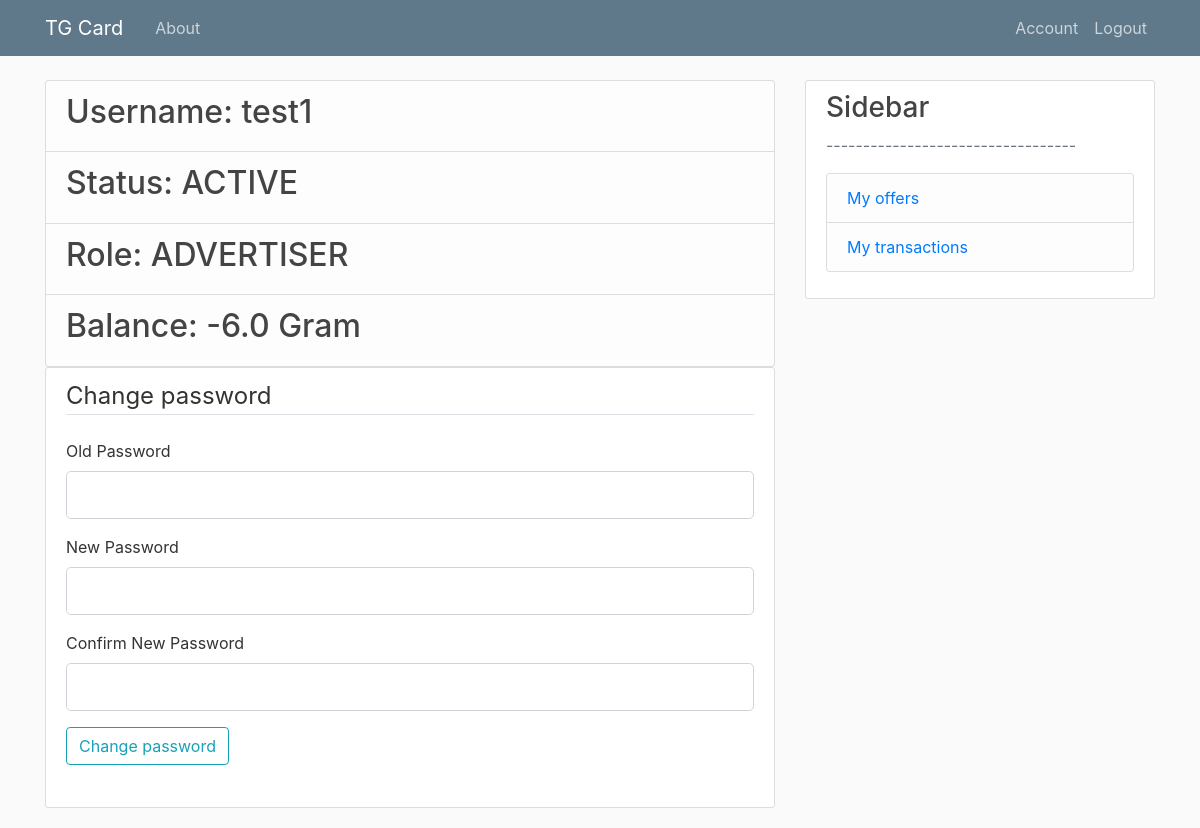
Page /account (signed in) on the earlier database version.
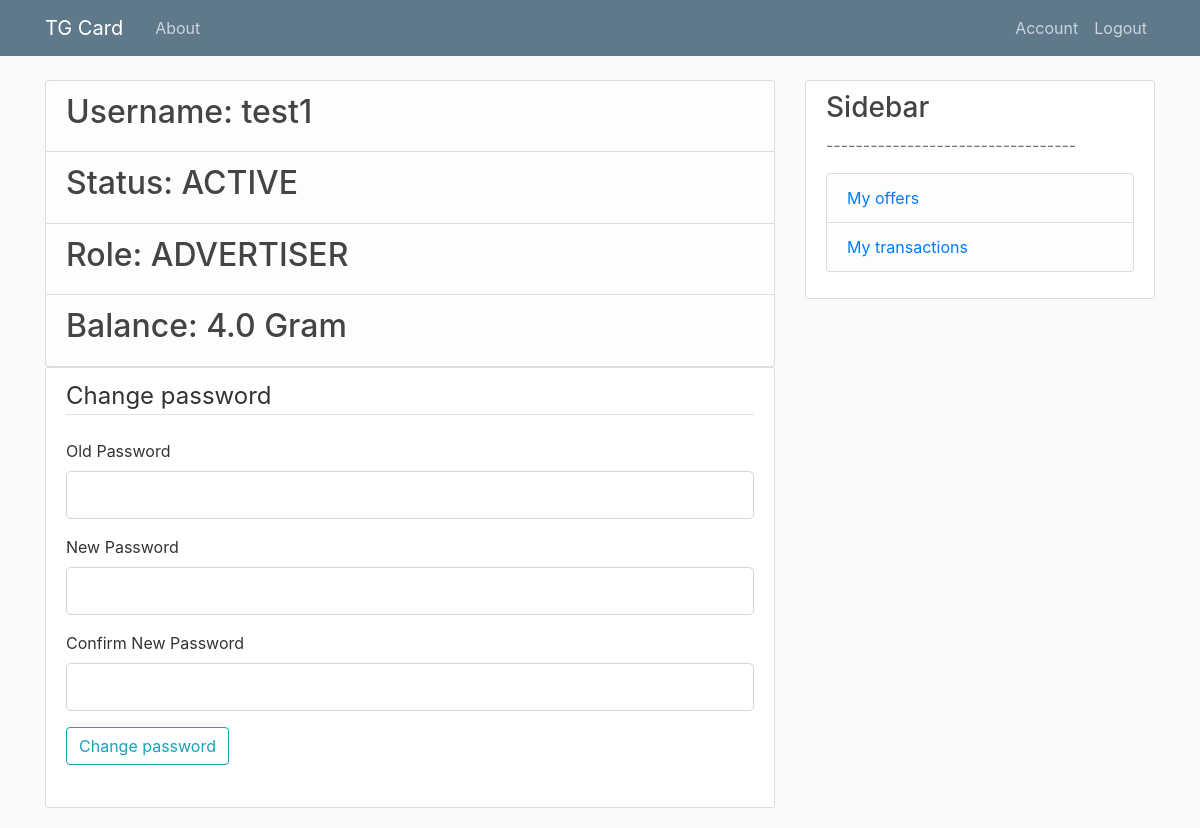
Same page on the later database version.
### models.py (models this page shows, shortened)
class User(db.Model, UserMixin):
    id = db.Column(db.Integer, primary_key=True)
    username = db.Column(db.String, index=True, unique=True, nullable=False) # unique user id in telegram
    password = db.Column(db.String, nullable=False)
    role = db.Column(db.Integer, nullable=False) # advert. \ affil. \ moder. \ admin
    status = db.Column(db.String, index=True, nullable=False) # active \ inactive
    balance = db.Column(db.Float, index=True, default=0)
    channels = db.relationship('Channel', backref='user', lazy=True)
    offers = db.relationship('Offer', backref='user', lazy=True)
    tasks = db.relationship('Task', backref='user', lazy=True)
    transactionsAdv = db.relationship('Transaction', backref='userAdv', foreign_keys='Transaction.advId', lazy=True)
    transactionsAff = db.relationship('Transaction', backref='userAff', foreign_keys='Transaction.affId', lazy=True)

### routes.py (the view, shortened to what this page needs)
@app.route("/account", methods=['GET', 'POST'])
@login_required
def account():
    form = ChangePassForm()
    return render_template('account.html', title='Account', form=form)

### forms.py
class ChangePassForm(FlaskForm):
    passwordOld = PasswordField('Old Password', validators=[DataRequired()])
    passwordNew = PasswordField('New Password', validators=[DataRequired()])
    confirm_passwordNew = PasswordField('Confirm New Password',
                                     validators=[DataRequired(), EqualTo('passwordNew')])
    submit = SubmitField('Change password')

### models.py (called while the page is built)
@login_manager.user_loader
def load_user(user_id):
    return User.query.get(int(user_id))

### templates/account.html (shortened to what this page needs)
{% extends "layout.html" %}
{% block content %}
    <ul class="list-group">
        <li class="list-group-item list-group-item-light"><h2>Username: {{ current_user.username }}</h2></li>
        <li class="list-group-item list-group-item-light"><h2>Status: {{ current_user.status }}</h2></li>
        <li class="list-group-item list-group-item-light"><h2>Role: {{ current_user.role }}</h2></li>
        <li class="list-group-item list-group-item-light"><h2>Balance: {{ current_user.balance }} Gram</h2></li>
    </ul>
    <div class="content-section">
        <form method="POST" action="">
        <fieldset class="form-group">
            <legend class="border-bottom mb-4">Change password</legend>
            <div class="form-group">
                {{ form.passwordOld.label(class="form-control-label") }}
                {% if form.passwordOld.errors %}
                    {{ form.passwordOld(class="form-control form-control-lg is-invalid") }}
                    <div class="invalid-feedback">
                        {% for error in form.passwordOld.errors %}
                            <span>{{ error }}</span>
                        {% endfor %}
                    </div>
                {% else %}
                    {{ form.passwordOld(class="form-control form-control-lg") }}
                {% endif %}
            </div>
            <div class="form-group">
                {{ form.passwordNew.label(class="form-control-label") }}
                {% if form.passwordNew.errors %}
                    {{ form.passwordNew(class="form-control form-control-lg is-invalid") }}
                    <div class="invalid-feedback">
                        {% for error in form.passwordNew.errors %}
                            <span>{{ error }}</span>
                        {% endfor %}
                    </div>
                {% else %}
                    {{ form.passwordNew(class="form-control form-control-lg") }}
                {% endif %}
            </div>
            <div class="form-group">
                {{ form.confirm_passwordNew.label(class="form-control-label") }}
                {% if form.confirm_passwordNew.errors %}
                    {{ form.confirm_passwordNew(class="form-control form-control-lg is-invalid") }}
                    <div class="invalid-feedback">
                        {% for error in form.confirm_passwordNew.errors %}
                            <span>{{ error }}</span>
                        {% endfor %}
                    </div>
                {% else %}
                    {{ form.confirm_passwordNew(class="form-control form-control-lg") }}
                {% endif %}
            </div>
    	    <div class="form-group">
         	    {{ form.submit(class="btn btn-outline-info") }}
    	    </div>
            </fieldset>
        </form>
    </div>
{% endblock content %}

Differences in the rows shown:
changed User "test1": balance "-6.0" → "4.0"
